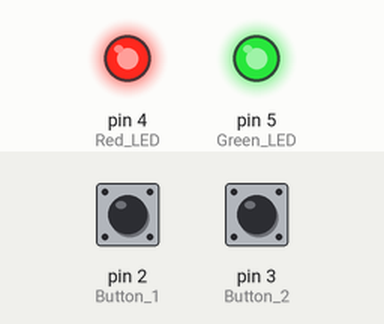
Bench run of a sketch on a simulated Arduino Uno, built with avr-gcc and run on an emulated ATmega328P. Parts: output pins drawn as LEDs (lit = HIGH). The test bench sets the inputs (shaded band); at power-on: pin 2 (Button_1) HIGH, pin 3 (Button_2) HIGH.

Above: at 1.2 s.
1.3 s: pin 2 (Button_1) pulled LOW for 0.15 s
At 1.8 s:
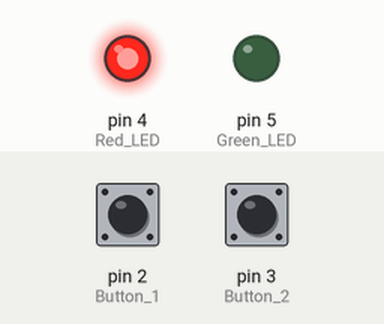
2.9 s: pin 3 (Button_2) pulled LOW for 0.15 s
At 4.1 s:
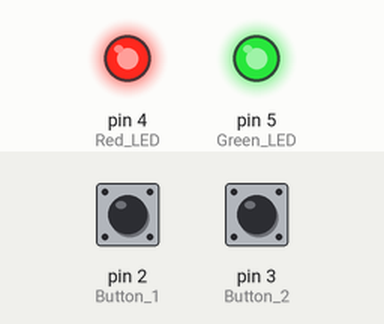
4.5 s: pin 3 (Button_2) pulled LOW for 1 s
At 5.4 s:
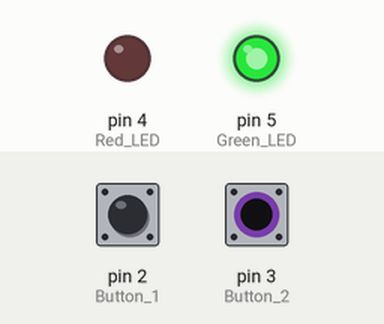
7.0 s: pin 2 (Button_1) pulled LOW for 1 s
At 7.3 s:
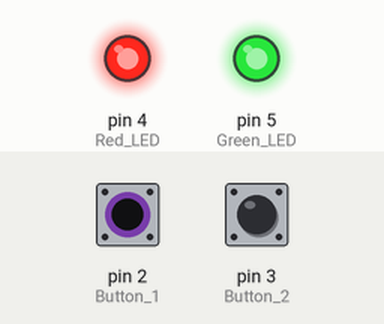
Timing chart, 0 to 10.0 s (numbered marks = the images above; inputs shaded):
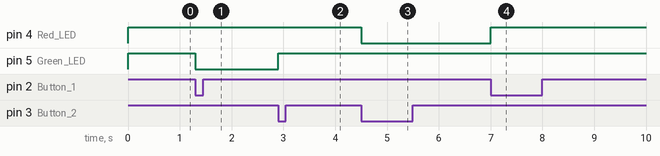

Measured:
- after the input at 1.3 s, pin 5 (Green_LED): HIGH → LOW at once
- after the input at 2.9 s, pin 5 (Green_LED): LOW → HIGH at once
- after the input at 4.5 s, pin 4 (Red_LED): HIGH → LOW at once
- after the input at 7.0 s, pin 4 (Red_LED): LOW → HIGH at once

The sketch:

MicroProcessorsLab2.1v2.ino
```cpp
volatile int button1Count = 0;
volatile int button2Count = 0;

void setup() {
  pinMode(2, INPUT_PULLUP); // Button 1
  pinMode(3, INPUT_PULLUP); // Button 2
  pinMode(4, OUTPUT);       // Red LED
  pinMode(5, OUTPUT);       // Green LED

  attachInterrupt(digitalPinToInterrupt(2), button1ISR, FALLING);
  attachInterrupt(digitalPinToInterrupt(3), button2ISR, FALLING);
}

void loop() {
  // Copy the volatile variables to local variables to prevent conflicts
  int b1Count, b2Count;
  noInterrupts(); // Temporarily disable interrupts
  b1Count = button1Count;
  b2Count = button2Count;
  interrupts(); // Re-enable interrupts

  int difference = b1Count - b2Count;

  // Control the LEDs based on the count difference
  if (difference > 0) {
    digitalWrite(4, HIGH);  // Red ON
    digitalWrite(5, LOW);   // Green OFF
  } else if (difference == 0) {
    digitalWrite(4, HIGH);  // Both Red and Green ON
    digitalWrite(5, HIGH);
  } else {
    digitalWrite(4, LOW);   // Red OFF
    digitalWrite(5, HIGH);  // Green ON
  }
}

void button1ISR() {
  static unsigned long lastInterruptTime1 = 0;
  unsigned long interruptTime1 = millis();

  // Debounce logic for Button 1
  if (interruptTime1 - lastInterruptTime1 > 50) { // 50ms debounce
    button1Count++;
  }
  lastInterruptTime1 = interruptTime1;
}

void button2ISR() {
  static unsigned long lastInterruptTime2 = 0;
  unsigned long interruptTime2 = millis();

  // Debounce logic for Button 2
  if (interruptTime2 - lastInterruptTime2 > 50) { // 50ms debounce
    button2Count++;
  }
  lastInterruptTime2 = interruptTime2;
}
```
